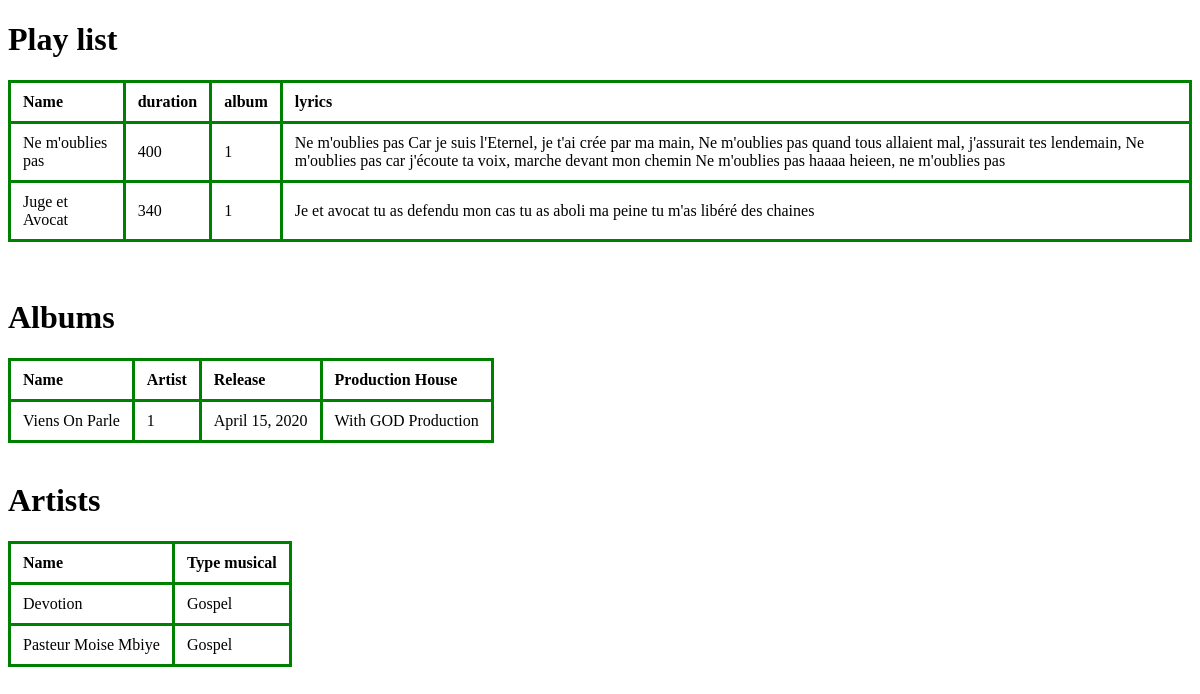
The page /bd on the database as committed earlier.
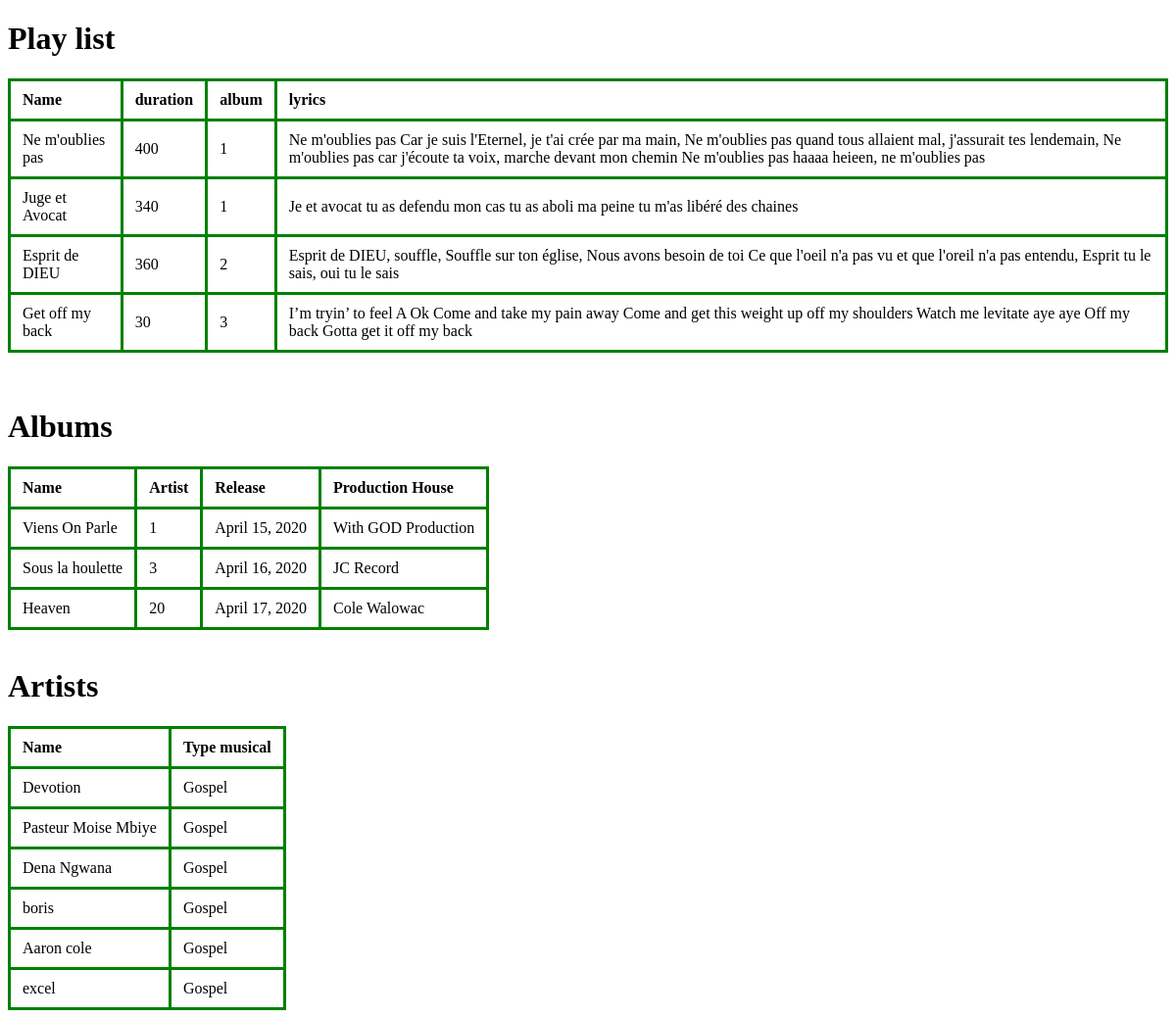
The same page on the database as committed later.
### biblio/models.py (models this page shows, shortened)
class Song(models.Model):
    album = models.ForeignKey(to='Album', on_delete=models.CASCADE)
    name = models.CharField(max_length=220, default="Aucune musique")
    duration = models.IntegerField(default=0, help_text="Durée en séconde")
    lyrics = models.TextField(blank=True)

class Album(models.Model):
    name = models.CharField(max_length=225)
    artist_name = models.ForeignKey(to='Artist', on_delete=models.CASCADE, )
    release_date = models.DateField(auto_now_add=True)
    production_house = models.CharField(max_length=200)
    def __str__(self):
        return f"{self.id}"

class Artist(models.Model):
    name = models.CharField(max_length=300)
    music_type = models.CharField(max_length=150)
    def __str__(self):
        return f"{self.id}"

### biblio/views.py (the view)
# urls.py: path('bd', views.showSong, name="list_song"),
def showSong(request):
    song = Song.objects.all()
    album = Album.objects.all()
    artist = Artist.objects.all()
    return  render(request, "biblio/song.html", context={'song': song, 'album': album, 'artist': artist})

### biblio/templates/biblio/song.html (shortened to what this page needs)
<!DOCTYPE html>
<html lang="en">
<head>
</head>
<body>
    <h1> Play list</h1>
        <section>
            <table>
                <thead>
                    <th>  <strong> Name   </strong> </th>
                    <th> <strong> duration </strong></th>
                    <th> <strong> album   </strong> </th>
                    <th> <strong> lyrics   </strong> </th>
                </thead>
                <tbody>
                     {% for elt in song %}
                        <tr>
                            <td>  {{ elt.name}}</td>
                            <td> {{ elt.duration}}</td>
                            <td> {{ elt.album}}</td>
                            <td> {{ elt.lyrics}}</td>
                         </tr>
                     {% endfor %}
                </tbody>
            </table>
        </section>
<br>
    <br/>
    <h1> Albums</h1>
        <section>
            <table>
                <thead>
                    <th>  <strong> Name </strong> </th>
                    <th> <strong> Artist </strong></th>
                    <th> <strong> Release   </strong> </th>
                    <th> <strong> Production House  </strong> </th>
                </thead>
                <tbody>
                    {% for elt in album %}
                        <tr>
                            <td>  {{ elt.name}}</td>
                            <td> {{ elt.artist_name}}</td>
                            <td> {{ elt.release_date}}</td>
                            <td> {{ elt.production_house}}</td>
                         </tr>
                     {% endfor %}
                </tbody>
            </table>
        </section>
 <br/>
    <h1> Artists</h1>
        <section>
            <table>
                <thead>
                    <th>  <strong> Name    </strong> </th>
                    <th> <strong> Type musical </strong></th>
                </thead>
                <tbody>
                    {% for elt in artist %}
                        <tr>
                            <td>  {{ elt.name}}</td>
                            <td> {{ elt.music_type}}</td>
                         </tr>
                     {% endfor %}
                </tbody>
            </table>
        </section>
</body>
</html>

### biblio/templates/biblio/song.html (style rules this page uses)
table { border-style: solid; border-color: green; border-collapse: collapse }
td, th { padding: 10px 12px; text-align: left; border-style: solid; border-color: green }

Rows that differ between the two databases and show on the page:
added Song: name "Esprit de DIEU", duration "360", album "2", lyrics "Esprit de DIEU, souffle, Souffle sur ton église, Nous avons besoin de toi Ce que l'oeil n'a pas vu et que l'oreil n'a pas entendu, Esprit tu le sais, oui tu le sais"
added Song: name "Get off my back", duration "30", album "3", lyrics "I’m tryin’ to feel A Ok Come and take my pain away Come and get this weight up off my shoulders Watch me levitate aye aye Off my back Gotta get it off my back"
added Album: name "Sous la houlette", artist_name "3", release_date "April 16, 2020", production_house "JC Record"
added Album: name "Heaven", artist_name "20", release_date "April 17, 2020", production_house "Cole Walowac"
added Artist: name "Dena Ngwana", music_type "Gospel"
added Artist: name "boris", music_type "Gospel"
added Artist: name "Aaron cole", music_type "Gospel"
added Artist: name "excel", music_type "Gospel"
